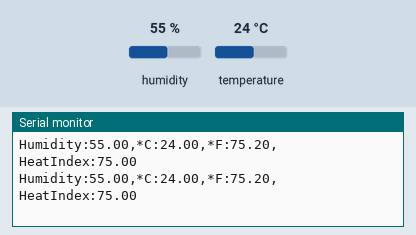
This sketch was run on a simulated Arduino Uno, built with avr-gcc and run on an emulated ATmega328P. Shown: the last lines printed to the serial monitor. Inputs (shaded band) come from the test bench; at power-on: humidity 55 %, temperature 24 °C.

Above: at 4.8 s.
4.9 s: humidity set to 22 %
At 6.4 s:
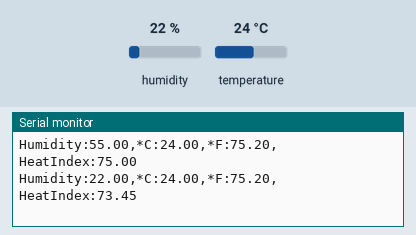
7.9 s: temperature set to 12 °C
At 8.9 s:
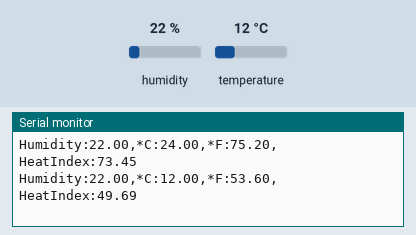
10.9 s: humidity set to 40 %
At 12.6 s:
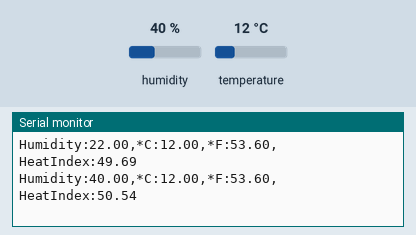
Timing chart, 0 to 14.1 s (numbered marks = the images above; inputs shaded):
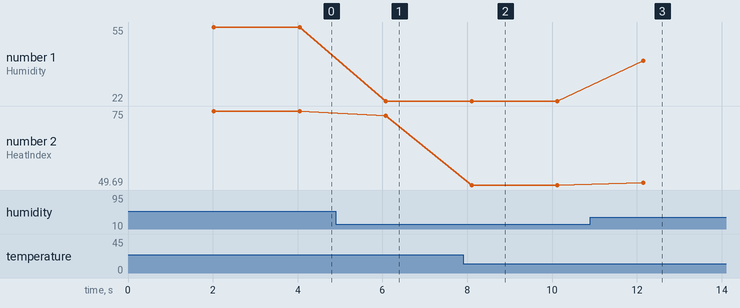

The sketch:

sketch_jul2b.ino
```cpp
#include "DHT.h"
#define DHTPIN 2 // what pin we're connected to
#define DHTTYPE DHT11 // DHT 11
DHT dht(DHTPIN, DHTTYPE);

void setup()
{
    Serial.begin(9600);
    dht.begin();
}

void loop() {

    // Wait a few seconds between measurements.
    delay(2000);

    float h = dht.readHumidity();
    // Read temperature as Celsius
    float t = dht.readTemperature();
    // Read temperature as Fahrenheit
    float f = dht.readTemperature(true);

    // Check if any reads failed and exit early (to try again).
    if (isnan(h) || isnan(t) || isnan(f)) {
    Serial.println("Failed to read from DHT sensor!");
    return;
    }

    // Compute heat index
    // Must send in temp in Fahrenheit!
    float hi = dht.computeHeatIndex(f, h);

    // Serial.print("Humidity: ");
    // Serial.print(h);
    // Serial.print(",");
    // Serial.print("Temperature *C : ");
    // Serial.print(t);
    // Serial.print(",");
    // Serial.print("*F");
    // Serial.print(f);
    // Serial.print(",");
    // Serial.print("Heat index: *F ");
    // Serial.print(hi);

    Serial.print("Humidity:");
    Serial.print(h);
    Serial.print(",");
    Serial.print("*C:");
    Serial.print(t);
    Serial.print(",");
    Serial.print("*F:");
    Serial.print(f);
    Serial.print(",");
    Serial.print("HeatIndex:");
    Serial.println(hi);
} 
```

Measured:
- after the input at 4.9 s, the serial monitor: prints a new line after 1.2 s (image 1)
- after the input at 7.9 s, the serial monitor: prints a new line after 0.20 s (image 2)
- after the input at 10.9 s, the serial monitor: prints a new line after 1.2 s (image 3)
- plotted number 1: 55 → 22 after the input at 4.9 s, 22 → 40 after the input at 10.9 s
- plotted number 2: 75 → 73.45 after the input at 4.9 s, 73.45 → 49.69 after the input at 7.9 s, 49.69 → 50.54 after the input at 10.9 s
